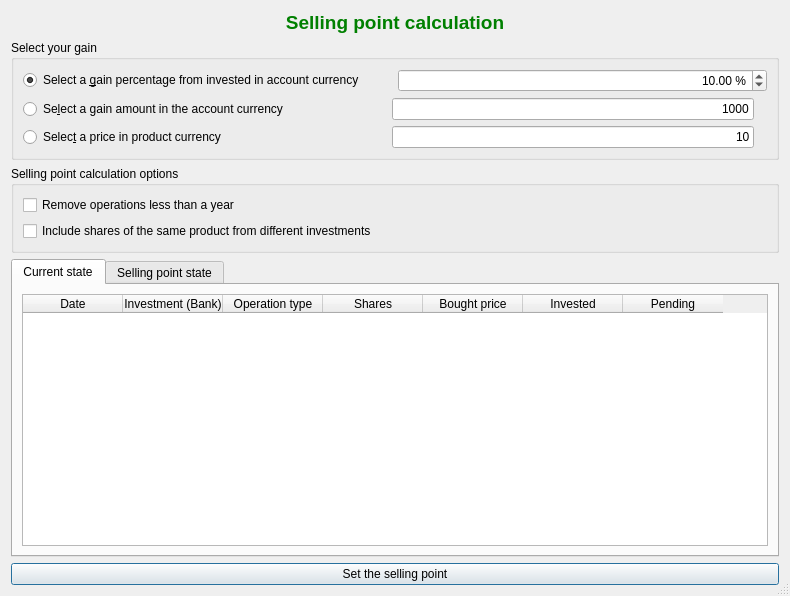
<?xml version="1.0" encoding="UTF-8"?>
<ui version="4.0">
 <class>frmSellingPoint</class>
 <widget class="QDialog" name="frmSellingPoint">
  <property name="windowModality">
   <enum>Qt::WindowModal</enum>
  </property>
  <property name="geometry">
   <rect>
    <x>0</x>
    <y>0</y>
    <width>790</width>
    <height>596</height>
   </rect>
  </property>
  <property name="windowTitle">
   <string>Selling point calculation</string>
  </property>
  <property name="windowIcon">
   <iconset resource="../images/xulpymoney.qrc">
    <normaloff>:/xulpymoney/tools-wizard.png</normaloff>:/xulpymoney/tools-wizard.png</iconset>
  </property>
  <property name="sizeGripEnabled">
   <bool>true</bool>
  </property>
  <property name="modal">
   <bool>true</bool>
  </property>
  <layout class="QHBoxLayout" name="horizontalLayout_7">
   <item>
    <layout class="QVBoxLayout" name="verticalLayout_3">
     <item>
      <widget class="QLabel" name="lblTitulo">
       <property name="font">
        <font>
         <pointsize>14</pointsize>
         <weight>75</weight>
         <bold>true</bold>
        </font>
       </property>
       <property name="styleSheet">
        <string notr="true">color: rgb(0, 128, 0);</string>
       </property>
       <property name="text">
        <string>Selling point calculation</string>
       </property>
       <property name="alignment">
        <set>Qt::AlignCenter</set>
       </property>
      </widget>
     </item>
     <item>
      <widget class="QGroupBox" name="groupBox">
       <property name="title">
        <string>Select your gain</string>
       </property>
       <layout class="QVBoxLayout" name="verticalLayout">
        <item>
         <layout class="QHBoxLayout" name="horizontalLayout_2">
          <item>
           <widget class="QRadioButton" name="radTPC">
            <property name="text">
             <string>Select a &amp;gain percentage from invested in account currency</string>
            </property>
            <property name="checked">
             <bool>true</bool>
            </property>
           </widget>
          </item>
          <item>
           <widget class="QDoubleSpinBox" name="spnGainsPercentage">
            <property name="alignment">
             <set>Qt::AlignRight|Qt::AlignTrailing|Qt::AlignVCenter</set>
            </property>
            <property name="showGroupSeparator" stdset="0">
             <bool>false</bool>
            </property>
            <property name="suffix">
             <string> %</string>
            </property>
            <property name="maximum">
             <double>1000.000000000000000</double>
            </property>
            <property name="singleStep">
             <double>0.500000000000000</double>
            </property>
            <property name="value">
             <double>10.000000000000000</double>
            </property>
           </widget>
          </item>
         </layout>
        </item>
        <item>
         <layout class="QHBoxLayout" name="horizontalLayout">
          <item>
           <widget class="QRadioButton" name="radGain">
            <property name="text">
             <string>Se&amp;lect a gain amount in the account currency</string>
            </property>
           </widget>
          </item>
          <item>
           <widget class="myQLineEdit" name="txtGanancia">
            <property name="sizePolicy">
             <sizepolicy hsizetype="Minimum" vsizetype="Fixed">
              <horstretch>0</horstretch>
              <verstretch>0</verstretch>
             </sizepolicy>
            </property>
            <property name="toolTip">
             <string>Select a gain amount</string>
            </property>
            <property name="text">
             <string>1000</string>
            </property>
            <property name="alignment">
             <set>Qt::AlignRight|Qt::AlignTrailing|Qt::AlignVCenter</set>
            </property>
           </widget>
          </item>
          <item>
           <widget class="QLabel" name="lblAmountSymbol">
            <property name="sizePolicy">
             <sizepolicy hsizetype="Maximum" vsizetype="Preferred">
              <horstretch>0</horstretch>
              <verstretch>0</verstretch>
             </sizepolicy>
            </property>
            <property name="text">
             <string/>
            </property>
           </widget>
          </item>
         </layout>
        </item>
        <item>
         <layout class="QHBoxLayout" name="horizontalLayout_8">
          <item>
           <widget class="QRadioButton" name="radPrice">
            <property name="text">
             <string>Selec&amp;t a price in product currency</string>
            </property>
           </widget>
          </item>
          <item>
           <widget class="myQLineEdit" name="txtPrice">
            <property name="sizePolicy">
             <sizepolicy hsizetype="Minimum" vsizetype="Fixed">
              <horstretch>0</horstretch>
              <verstretch>0</verstretch>
             </sizepolicy>
            </property>
            <property name="text">
             <string>10</string>
            </property>
            <property name="alignment">
             <set>Qt::AlignRight|Qt::AlignTrailing|Qt::AlignVCenter</set>
            </property>
           </widget>
          </item>
          <item>
           <widget class="QLabel" name="lblPriceSymbol">
            <property name="sizePolicy">
             <sizepolicy hsizetype="Maximum" vsizetype="Preferred">
              <horstretch>0</horstretch>
              <verstretch>0</verstretch>
             </sizepolicy>
            </property>
            <property name="text">
             <string/>
            </property>
           </widget>
          </item>
         </layout>
        </item>
       </layout>
      </widget>
     </item>
     <item>
      <widget class="QGroupBox" name="groupBox_2">
       <property name="title">
        <string>Selling point calculation options</string>
       </property>
       <layout class="QHBoxLayout" name="horizontalLayout_3">
        <item>
         <layout class="QVBoxLayout" name="verticalLayout_2">
          <item>
           <widget class="QCheckBox" name="chkGainsTime">
            <property name="text">
             <string>Remove operations less than a year</string>
            </property>
           </widget>
          </item>
          <item>
           <widget class="QCheckBox" name="chkPonderanAll">
            <property name="text">
             <string>Include shares of the same product from different investments</string>
            </property>
           </widget>
          </item>
         </layout>
        </item>
       </layout>
      </widget>
     </item>
     <item>
      <widget class="QTabWidget" name="tab">
       <property name="currentIndex">
        <number>0</number>
       </property>
       <widget class="QWidget" name="tab_current">
        <attribute name="title">
         <string>Current state</string>
        </attribute>
        <layout class="QHBoxLayout" name="horizontalLayout_5">
         <item>
          <widget class="myQTableWidget" name="table">
           <attribute name="verticalHeaderVisible">
            <bool>false</bool>
           </attribute>
           <column>
            <property name="text">
             <string>Date</string>
            </property>
           </column>
           <column>
            <property name="text">
             <string>Investment (Bank)</string>
            </property>
           </column>
           <column>
            <property name="text">
             <string>Operation type</string>
            </property>
           </column>
           <column>
            <property name="text">
             <string>Shares</string>
            </property>
           </column>
           <column>
            <property name="text">
             <string>Bought price</string>
            </property>
           </column>
           <column>
            <property name="text">
             <string>Invested</string>
            </property>
           </column>
           <column>
            <property name="text">
             <string>Pending</string>
            </property>
           </column>
          </widget>
         </item>
        </layout>
       </widget>
       <widget class="QWidget" name="tab_2">
        <attribute name="title">
         <string>Selling point state</string>
        </attribute>
        <layout class="QHBoxLayout" name="horizontalLayout_6">
         <item>
          <widget class="myQTableWidget" name="tableSP">
           <attribute name="verticalHeaderVisible">
            <bool>false</bool>
           </attribute>
           <column>
            <property name="text">
             <string>Date</string>
            </property>
           </column>
           <column>
            <property name="text">
             <string>Investment (Bank)</string>
            </property>
           </column>
           <column>
            <property name="text">
             <string>Operation type</string>
            </property>
           </column>
           <column>
            <property name="text">
             <string>Shares</string>
            </property>
           </column>
           <column>
            <property name="text">
             <string>Price</string>
            </property>
           </column>
           <column>
            <property name="text">
             <string>Invested</string>
            </property>
           </column>
           <column>
            <property name="text">
             <string>Pending</string>
            </property>
           </column>
          </widget>
         </item>
        </layout>
       </widget>
      </widget>
     </item>
     <item>
      <widget class="QPushButton" name="cmd">
       <property name="text">
        <string>Set the selling point</string>
       </property>
      </widget>
     </item>
    </layout>
   </item>
  </layout>
 </widget>
 <customwidgets>
  <customwidget>
   <class>myQTableWidget</class>
   <extends>QTableWidget</extends>
   <header location="global">myqtablewidget</header>
  </customwidget>
  <customwidget>
   <class>myQLineEdit</class>
   <extends>QLineEdit</extends>
   <header location="global">myqlineedit</header>
  </customwidget>
 </customwidgets>
 <resources>
  <include location="../images/xulpymoney.qrc"/>
 </resources>
 <connections>
  <connection>
   <sender>txtGanancia</sender>
   <signal>textEdited(QString)</signal>
   <receiver>radGain</receiver>
   <slot>toggle()</slot>
   <hints>
    <hint type="sourcelabel">
     <x>361</x>
     <y>133</y>
    </hint>
    <hint type="destinationlabel">
     <x>76</x>
     <y>130</y>
    </hint>
   </hints>
  </connection>
 </connections>
</ui>
